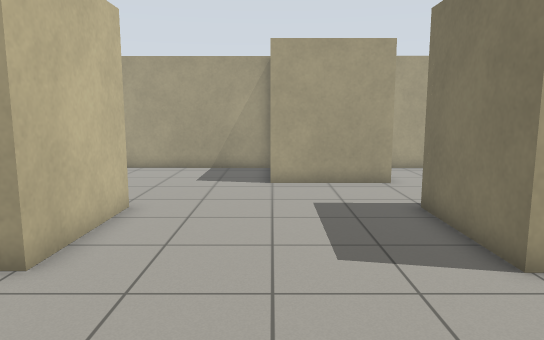
[1] (above)

12 first-person views from a walk through a robot-simulator world made for Gazebo. The camera is 1.2 m above the floor, tilts 8° down and sees 70° across. The floor is counted in squares, 0.5 m on a side. Each view is taken from the middle of a square. On the plan, view 1 faces up. The plan holds only what a view shows up to about 20 squares ahead; the rest is blank. The place goes on beyond the plan. Robots are left out.

[2]
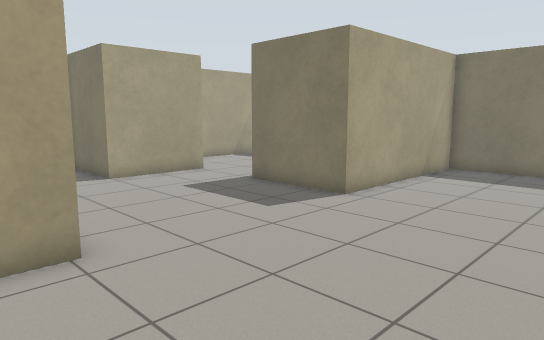

[3]
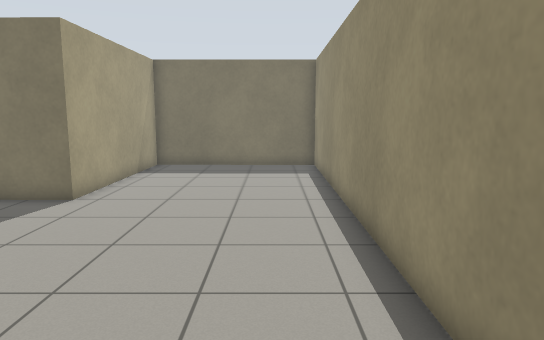

[4]
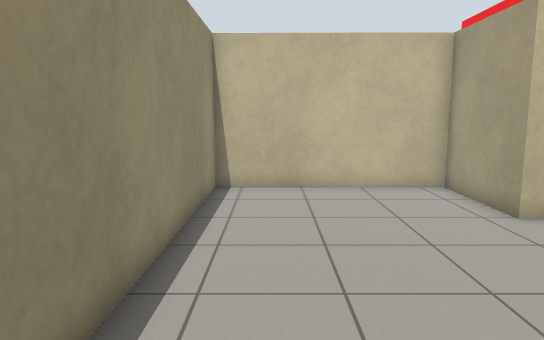

[5]
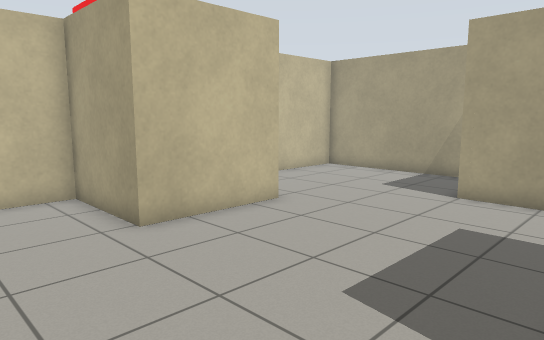

[6]
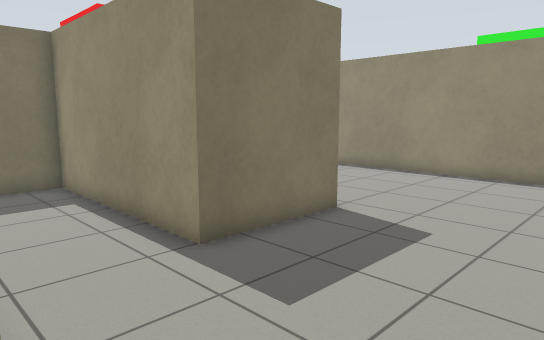

[7]
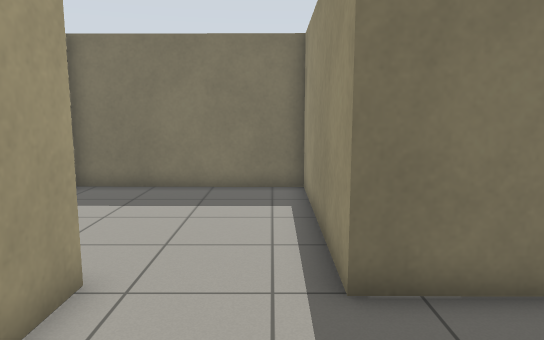

[8]
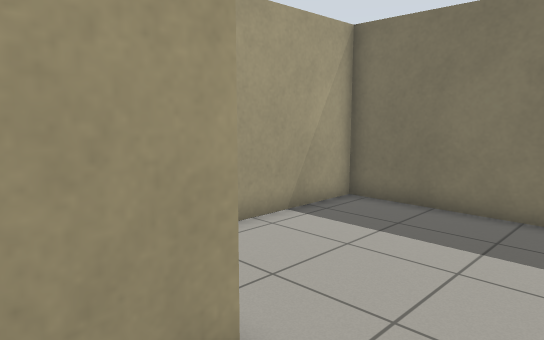

[9]
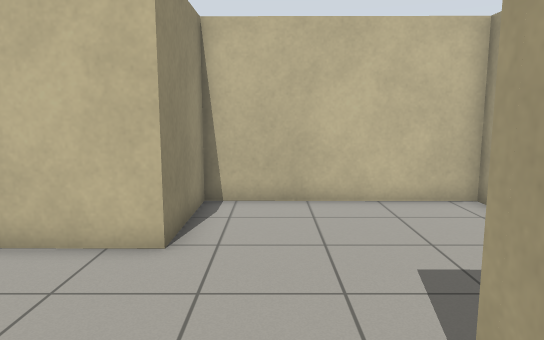

[10]
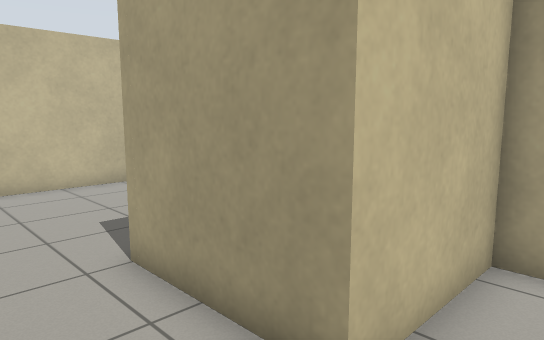

[11]
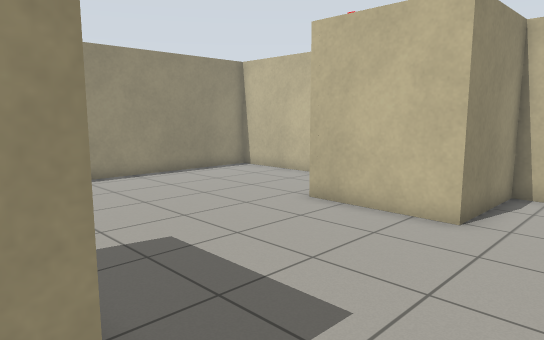

[12]
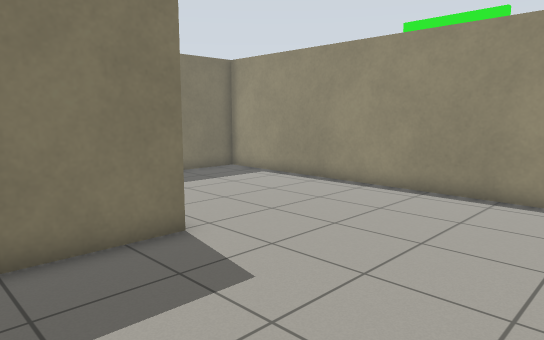

### Floor plan
Ten units are one square. View 1 is at (0, 0); x grows to the right and y downward. Boxes are objects, and circles mark ways between rooms. Rooms are numbered by the first view taken in them; rooms with no view inside come last. Other rooms are left out.
<svg viewBox="-84 -183 209 209">
<path fill="none" stroke="#000" d="M-38 -101 -38 -58 -55 -58M-78 -58 -79 19 118 21 119 -56 39 -57 39 -100M43 -137 0 -137M0 -137 0 -177 -77 -178 -78 -101 -38 -101M39 -100 119 -99 120 -176 43 -177 43 -137"/>
<circle cx="-18" cy="-115" r="3" fill="#2a7"/>
<circle cx="40" cy="-120" r="3" fill="#2a7"/>
<text x="20" y="-40">1</text>
<text x="-40" y="-140">2</text>
<text x="80" y="-140">3</text>
</svg>
Room 1 opens to room 2. Room 1 opens to room 3.

Where each view was taken, in squares from view 1:
view 1: 0 up, 0 right, facing up
view 2: 1 down, 6 left, facing up-right
view 3: 0 up, 7 left, facing right
view 4: 0 up, 5 right, facing left
view 5: 2 up, 4 right, facing up-left
view 6: 14 up, 2 left, facing down-right
view 7: 11 up, 1 left, facing right
view 8: 11 up, 2 right, facing up-right
view 9: 12 up, 3 right, facing left
view 10: 11 up, 6 right, facing up-left
view 11: 13 up, 5 right, facing down-left
view 12: 10 up, 3 left, facing down-right
